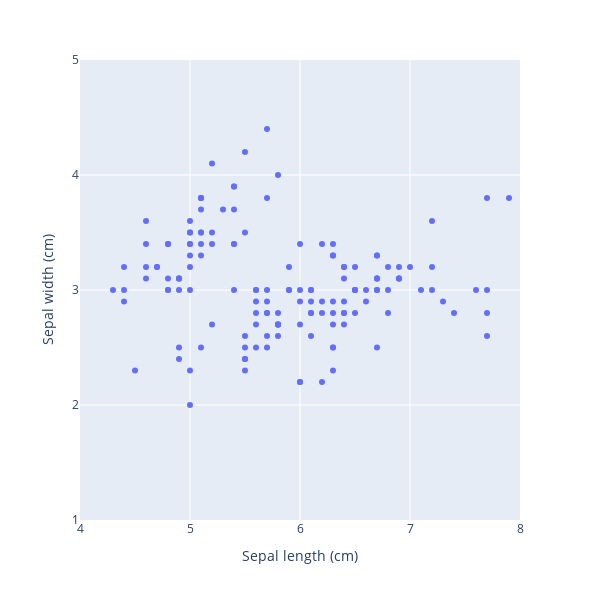

Notebook cell for this chart:
### Code cell
fig = px.scatter(iris_df, x='sepal_length', y='sepal_width',
                width=600, height=600,
                labels={'sepal_length': 'Sepal length (cm)',
                       'sepal_width': 'Sepal width (cm)'})
fig.update_layout(xaxis_range=[4, 8], yaxis_range=[1, 5])
xticks = np.arange(4, 8+1)
yticks = np.arange(1, 5+1)
fig.update_layout(xaxis = dict(tickmode='array',
                              tickvals=xticks))
fig.update_layout(yaxis = dict(tickmode='array',
                              tickvals=yticks))
fig.show()

### Figure 1 — Plotly figure (JSON) as saved in the notebook; plotly's stock layout.template omitted (floating-point values rounded to 4 significant figures; data arrays with more than 128 entries replaced by an {"elided": "..."} marker saying what was removed)
{"data": [{"hovertemplate": "Sepal length (cm)=%{x}<br>Sepal width (cm)=%{y}<extra></extra>", "legendgroup": "", "marker": {"color": "#636efa", "symbol": "circle"}, "mode": "markers", "name": "", "orientation": "v", "showlegend": false, "type": "scatter", "x": {"elided": "150 float values"}, "xaxis": "x", "y": {"elided": "150 float values"}, "yaxis": "y"}], "layout": {"height": 600, "legend": {"tracegroupgap": 0}, "margin": {"t": 60}, "width": 600, "xaxis": {"anchor": "y", "domain": [0, 1], "range": [4, 8], "tickmode": "array", "tickvals": [4, 5, 6, 7, 8], "title": {"text": "Sepal length (cm)"}, "type": "linear"}, "yaxis": {"anchor": "x", "domain": [0, 1], "range": [1, 5], "tickmode": "array", "tickvals": [1, 2, 3, 4, 5], "title": {"text": "Sepal width (cm)"}, "type": "linear"}}}
